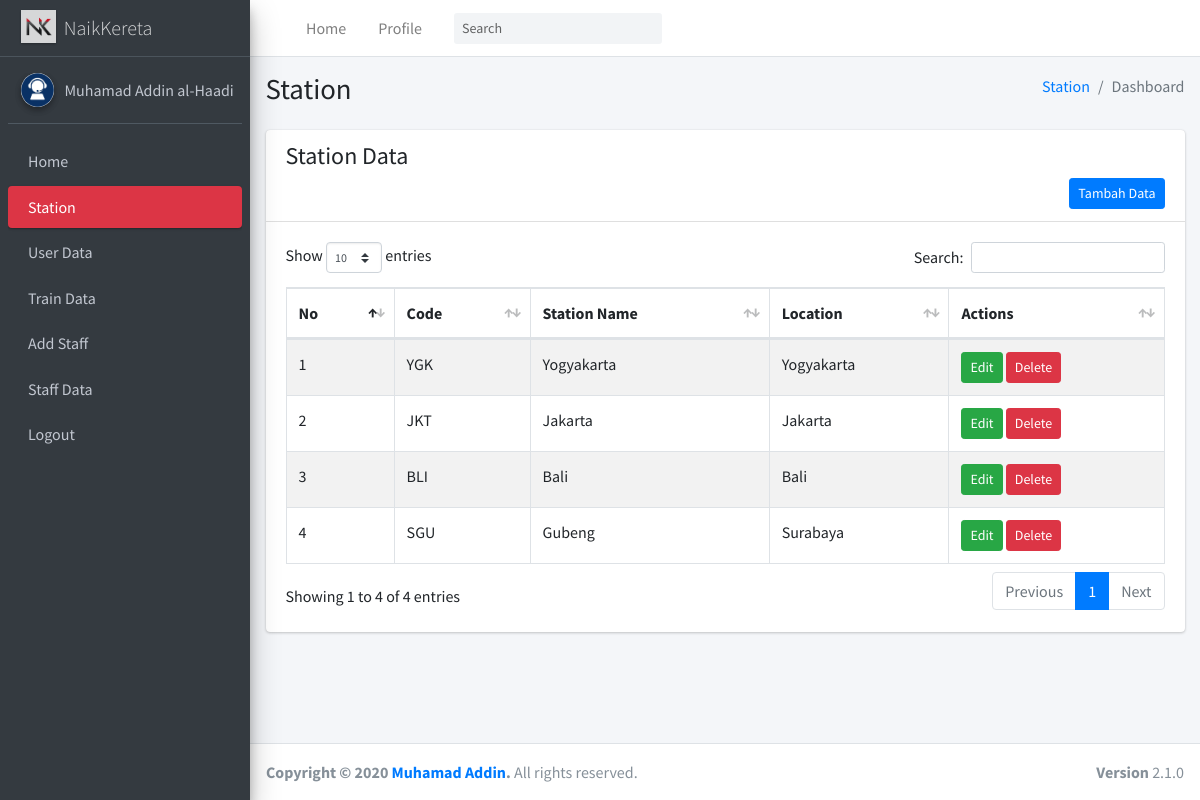
Screenshot of /managerStation.php with the database file from the repository.
### tables this page shows
CREATE TABLE `adminn` (
  `id` int(11) NOT NULL,
  `namadepan` varchar(50) NOT NULL,
  `namabelakang` varchar(50) NOT NULL,
  `username` varchar(50) NOT NULL,
  `email` varchar(100) NOT NULL,
  `password` varchar(255) NOT NULL,
  `gambar` varchar(128) NOT NULL
);

CREATE TABLE `stasiun` (
  `id` int(11) NOT NULL,
  `kode` varchar(10) NOT NULL,
  `namastasiun` varchar(50) NOT NULL,
  `lokasi` varchar(50) NOT NULL
);

### functions.php (called while the page is built, shortened)
<?php
$conn = mysqli_connect("localhost", "root", "", "naikkereta");
function query($query)
{
    global $conn;
    $result = mysqli_query($conn, $query);
    $rows = [];
    while ($row = mysqli_fetch_assoc($result)) {
        $rows[] = $row;
    }
    return $rows;
}

### managerStation.php (the view, shortened to what this page needs)
<?php
require 'functions.php';
$stasiun = query("SELECT * FROM stasiun");
$admin = query("SELECT * FROM adminn");
?>
<!DOCTYPE html>
<html>
<head>
    <link rel="stylesheet" href="adminLte/css/all.min.css" />
    <link rel="stylesheet" href="https://code.ionicframework.com/ionicons/2.0.1/css/ionicons.min.css" />
    <link rel="stylesheet" href="adminLte/css/dataTables.bootstrap4.min.css" />
    <link rel="stylesheet" href="adminLte/css/responsive.bootstrap4.min.css" />
    <link rel="stylesheet" href="dist/css/adminlte.min.css" />
</head>
<body class="hold-transition sidebar-mini">
    <div class="wrapper">
        <nav class="main-header navbar navbar-expand navbar-white navbar-light">
            <ul class="navbar-nav">
                <li class="nav-item">
                    <a class="nav-link" data-widget="pushmenu" href="#" role="button"></a>
                </li>
                <li class="nav-item d-none d-sm-inline-block">
                    <a href="manager2.php" class="nav-link">Home</a>
                </li>
                <li class="nav-item d-none d-sm-inline-block">
                    <a href="profile.php" class="nav-link">Profile</a>
                </li>
            </ul>
            <form class="form-inline ml-3">
                <div class="input-group input-group-sm">
                    <input class="form-control form-control-navbar" type="search" placeholder="Search"
                        aria-label="Search" />
                    <div class="input-group-append">
                        <button class="btn btn-navbar" type="submit">
                        </button>
                    </div>
                </div>
            </form>
            <ul class="navbar-nav ml-auto">
                <li class="nav-item">
                    <a class="nav-link" data-widget="control-sidebar" data-slide="true" href="#" role="button">
                    </a>
                </li>
            </ul>
        </nav>
        <aside class="main-sidebar sidebar-dark-danger elevation-4">
            <a href="" class="brand-link">
                <img src="img/Logo1.jpg" alt="AdminLTE Logo" class="brand-image elevation-1" style="opacity: 0.8;" />
                <span class="brand-text font-weight-light">NaikKereta</span>
            </a>
            <div class="sidebar">
                <?php foreach ($admin as $adm) : ?>
                <div class="user-panel mt-3 pb-3 mb-3 d-flex">
                    <div class="image">
                        <img src="img/<?php echo $adm["gambar"]; ?>" class="img-circle elevation-2" alt="User Image" />
                    </div>
                    <div class="info">
                        <a href="profile.php" class="d-block">
                            <?php echo $adm["namadepan"]; ?>
                            <?php echo $adm["namabelakang"]; ?>
                        </a>
                    </div>
                </div>
                <?php endforeach; ?>
                <nav class="mt-2">
                    <ul class="nav nav-pills nav-sidebar flex-column" data-widget="treeview" role="menu"
                        data-accordion="false">
                        <li class="nav-item">
                            <a href="manager2.php" class="nav-link">
                                <p>
                                    Home
                                </p>
                            </a>
                        </li>
                        <li class="nav-item">
                            <a href="managerStation.php" class="nav-link active">
                                <p>Station</p>
                            </a>
                        </li>
                        <li class="nav-item">
                            <a href="managerDataUser.php" class="nav-link">
                                <p>User Data</p>
                            </a>
                        </li>
                        <li class="nav-item">
                            <a href="managerTrain.php" class="nav-link">
                                <p>Train Data</p>
                            </a>
                        </li>
                        <li class="nav-item">
                            <a href="managerAddStaff.php" class="nav-link">
                                <p>Add Staff</p>
                            </a>
                        </li>
                        <li class="nav-item">
                            <a href="managerStaffData.php" class="nav-link">
                                <p>Staff Data</p>
                            </a>
                        </li>
                        <li class="nav-item">
                            <a href="main.php" class="nav-link">
                                <p>Logout</p>
                            </a>
                        </li>
                    </ul>
                </nav>
            </div>
        </aside>
        <div class="content-wrapper">
            <section class="content-header">
                <div class="container-fluid">
                    <div class="row mb-2">
                        <div class="col-sm-6">
                            <h1>Station</h1>
                        </div>
                        <div class="col-sm-6">
                            <ol class="breadcrumb float-sm-right">
                                <li class="breadcrumb-item"><a href="#">Station</a></li>
                                <li class="breadcrumb-item active">Dashboard</li>
                            </ol>
                        </div>
                    </div>
                </div>
            </section>
            <section class="content">
                <div class="container-fluid">
                    <div class="row">
                        <div class="col-12">
                            <div class="card">
                                <div class="card-header">
                                    <h4>Station Data</h4>
                                    <div class="d-grid gap-2 d-md-flex justify-content-md-end">
                                        <a href="tambahstasiun.php" class="btn btn-primary btn-sm me-md-2">Tambah
                                            Data</a>
                                    </div>
                                </div>
                                <div class="card-body">
                                    <table id="dataMobil" class="table table-bordered table-striped">
                                        <thead>
                                            <tr>
                                                <th>No</th>
                                                <th>Code</th>
                                                <th>Station Name</th>
                                                <th>Location</th>
                                                <th>Actions</th>
                                            </tr>
                                        </thead>
                                        <tbody>
                                            <?php $i = 1; ?>
                                            <?php foreach ($stasiun as $row) : ?>
                                            <tr>
                                                <td><?= $i; ?></td>
                                                <td><?= $row["kode"]; ?></td>
                                                <td><?= $row["namastasiun"]; ?></td>
                                                <td><?= $row["lokasi"]; ?></td>
                                                <td>
                                                    <a href="ubahstasiun.php?id=<?php echo $row["id"] ?>"
                                                        class="btn btn-success btn-sm ">Edit</a>
                                                    <a href="hapusstasiun.php?id=<?php echo $row["id"] ?>"
                                                        class="btn btn-danger btn-sm"
                                                        onclick=" return confirm('yakin?')">Delete</a>
                                                </td>
                                            </tr>
                                            <?php $i++; ?>
                                            <?php endforeach; ?>
                                        </tbody>
                                    </table>
                                </div>
                            </div>
                        </div>
                    </div>
                </div>
            </section>
        </div>
        <footer class="main-footer">
            <div class="float-right d-none d-sm-block"><b>Version</b> 2.1.0</div>
            <strong>Copyright &copy; 2020
                <a href="https://github.com/Addin2nd" target="blank">Muhamad Addin</a>.</strong>
            All rights reserved.
        </footer>
    </div>
</body>
</html>

### rows the page displays
adminn: gambar (picture), namadepan "Muhamad Addin", namabelakang "al-Haadi"
stasiun: kode "YGK", namastasiun "Yogyakarta", lokasi "Yogyakarta"
stasiun: kode "JKT", namastasiun "Jakarta", lokasi "Jakarta"
stasiun: kode "BLI", namastasiun "Bali", lokasi "Bali"
stasiun: kode "SGU", namastasiun "Gubeng", lokasi "Surabaya"
